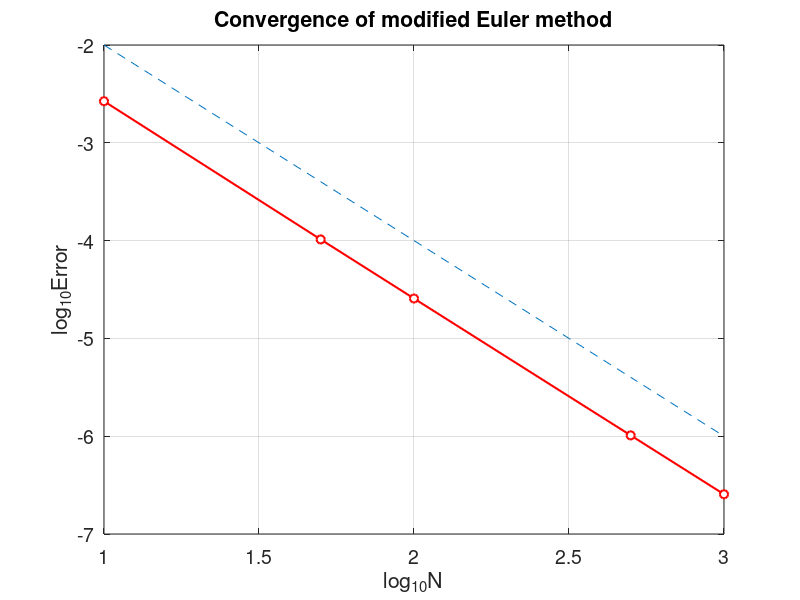

Reproduce this figure in MATLAB.
% Euler2_error.m
% Modified Euler method for the ODE model
% u'(t)=t^2+t-u, t \in [0,2] 
% Initial condition : u(0)=0 ;
% Exact solution : u(t)=-exp(-t)+t^2-t+1.
clear all;  clf
Nvec=[10 50 100 500 1000];        % Number of splits
Error=[];
fun=@(t,u) t.^2+t-u;              % RHS
for k=1:length(Nvec)
    N=Nvec(k);
    h=1/N;
    x=0:h:1;                      % function interval
    u(1)=0;                       % initial value
    for i=1:N
        k1=fun(x(i),u(i));
        k2=fun(x(i+1),u(i)+h*k1);
        u(i+1)=u(i)+(h/2)*(k1+k2);
    end
    ue=-exp(-x)+x.^2-x+1;         % exact solution
    error=max(abs(u-ue));
    Error=[Error,error];
end
plot(log10(Nvec),log10(Error),'ro-','MarkerFaceColor','w','LineWidth',1.5)
hold on,
plot(log10(Nvec), log10(Nvec.^(-2)), '--')
grid on,
xlabel('log_{10}N','fontsize', 16), ylabel('log_{10}Error','fontsize',16)
title('Convergence of modified Euler method','fontsize',14)
set(gca,'fontsize',14)
for i=1:length(Nvec)-1     % computating convergence order
    order(i)=-log(Error(i)/Error(i+1))/(log(Nvec(i)/Nvec(i+1)));
end
Error
order


print -dpng -r600  Euler2_error.png
